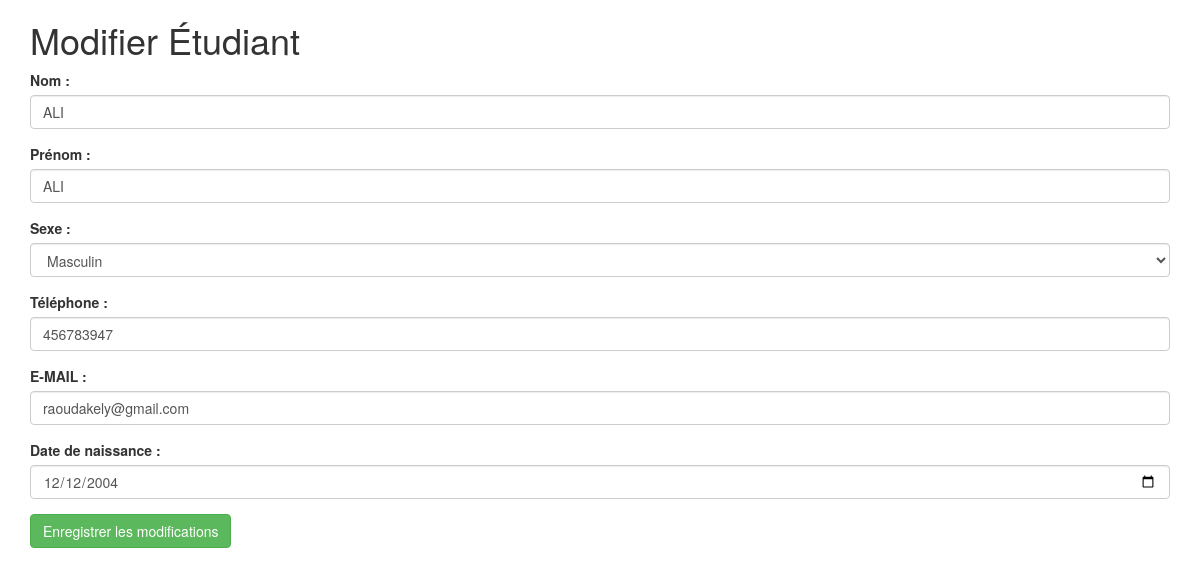
The page /views/Etudiants/modifier.php?matricule=UIN002 (signed in) on the database its author committed.
### tables this page shows
CREATE TABLE IF NOT EXISTS `etudiants` (
  `matricule` varchar(50) NOT NULL,
  `nom` varchar(50) NOT NULL,
  `prenom` varchar(50) NOT NULL,
  `sexe` varchar(1) NOT NULL,
  `tel` bigint(50) DEFAULT NULL,
  `date_naiss` date NOT NULL,
  `email` varchar(50) NOT NULL,
  PRIMARY KEY (`matricule`)
);

### models/etudiantService.php (called while the page is built, shortened)
<?php
require_once('Provider.php');
class etudiantService {
    private $con;
    public function __construct() {
        $provider = new Provider();
        $this->con = $provider->getConnection();
    }
    public function getByMatricule($matricule) {
        $requete = "SELECT * FROM etudiants WHERE matricule = :matricule";
        $stmt = $this->con->prepare($requete);
        $stmt->execute(['matricule' => $matricule]);
        return $stmt->fetch(PDO::FETCH_ASSOC);
    }
}
?>

### models/Provider.php (called while the page is built, shortened)
<?php
class Provider {
    private $host = 'localhost';
    private $dbname = 'projet_php';
    private $username = 'root';
    private $password = '';
    public function getConnection() {
        try {
            $this->con = new PDO("mysql:host=$this->host;dbname=$this->dbname", $this->username, $this->password);
            $this->con->setAttribute(PDO::ATTR_ERRMODE, PDO::ERRMODE_EXCEPTION);
            return $this->con;
        } catch (PDOException $exception) {
            echo "Erreur de connexion à la base de données: " . $exception->getMessage();
            return NULL;
        }
    }
}
?>

### views/Etudiants/modifier.php (the view, shortened to what this page needs)
<?php
require_once('../../models/etudiantService.php');
if (isset($_GET['matricule'])) {
    $matricule = $_GET['matricule'];
    $etService = new etudiantService();
    $etudiant = $etService->getByMatricule($matricule);
}
?>
<!DOCTYPE html>
<html lang="fr">
<head>
    <link href="../bootstrap/css/bootstrap.css" rel="stylesheet">
</head>
<body>
<div class="container">
    <h1 class="mt-4">Modifier Étudiant</h1>
    <form method="POST">
        <div class="form-group">
            <label for="nom">Nom :</label>
            <input type="text" class="form-control" id="nom" name="nom" value="<?php echo $etudiant['nom']; ?>" required>
        </div>
        <div class="form-group">
            <label for="prenom">Prénom :</label>
            <input type="text" class="form-control" id="prenom" name="prenom" value="<?php echo $etudiant['prenom']; ?>" required>
        </div>
        <div class="form-group">
            <label for="sexe">Sexe :</label>
            <select class="form-control" id="sexe" name="sexe" required>
                <option value="M" <?php echo ($etudiant['sexe'] == 'M') ? 'selected' : ''; ?>>Masculin</option>
            </select>
        </div>
        <div class="form-group">
            <label for="tel">Téléphone :</label>
            <input type="number" class="form-control" id="tel" name="tel" value="<?php echo $etudiant['tel']; ?>" required>
        </div>
        <div class="form-group">
            <label for="tel">E-MAIL :</label>
            <input type="email" class="form-control" id="email" name="email" value="<?php echo $etudiant['email']; ?>" required>
        </div>
        <div class="form-group">
            <label for="date_naiss">Date de naissance :</label>
            <input type="date" class="form-control" id="date_naiss" name="date_naiss" value="<?php echo $etudiant['date_naiss']; ?>" required>
        </div>
        <button type="submit" class="btn btn-success">Enregistrer les modifications</button>
    </form>
</div>
</body>
</html>

### rows shown on the page
etudiants: nom "ALI", prenom "ALI", sexe "Masculin", tel "456783947", email "raoudakely@gmail.com", date_naiss "12/12/2004"
